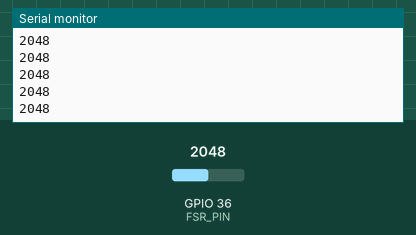
A sketch run on a simulated ESP32. Parts: the last lines printed to the serial monitor. Inputs (shaded band) come from the test bench; at power-on: GPIO 36 (FSR_PIN) = 2048 (analog values on the 0–4095 scale). Nothing arrives over Bluetooth unless stated; a phone connects over Bluetooth LE 3 s after start.

Above: at 1.2 s.
1.3 s: GPIO 36 (FSR_PIN) set to 2866
At 1.32 s:
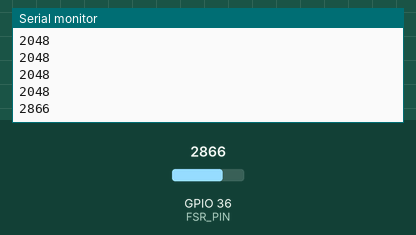
2.8 s: GPIO 36 (FSR_PIN) set to 3603
At 2.82 s:
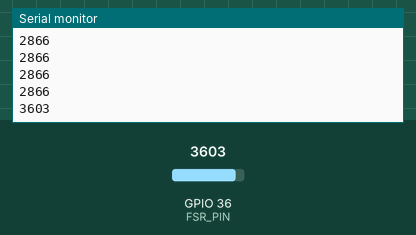
Timing chart, 0 to 5.8 s (numbered marks = the images above; inputs shaded):
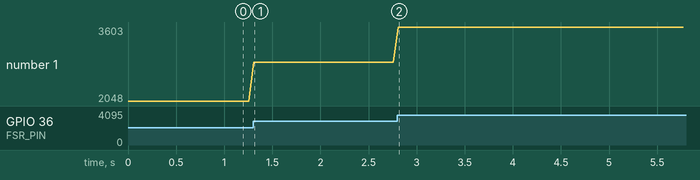

The sketch:

M2M-ESP32.ino
```cpp
#include <Arduino.h>
#include <BLEDevice.h>
#include <BLEServer.h>
#include <BLEUtils.h>
#include <BLE2902.h>

static const int FSR_PIN = 36;

#define SERVICE_UUID   "6e400001-b5a3-f393-e0a9-e50e24dcca9e"
#define CHAR_UUID      "6e400002-b5a3-f393-e0a9-e50e24dcca9e"

BLECharacteristic* fsrChar;
bool deviceConnected = false;

class ServerCallbacks : public BLEServerCallbacks {
  void onConnect(BLEServer* pServer) override { deviceConnected = true; }
  void onDisconnect(BLEServer* pServer) override { deviceConnected = false; }
};

void setup() {
  Serial.begin(9600);

  analogReadResolution(12);

  BLEDevice::init("ESP32-FSR");
  BLEServer* server = BLEDevice::createServer();
  server->setCallbacks(new ServerCallbacks());

  BLEService* service = server->createService(SERVICE_UUID);

  fsrChar = service->createCharacteristic(
    CHAR_UUID,
    BLECharacteristic::PROPERTY_READ |
    BLECharacteristic::PROPERTY_NOTIFY
  );
  fsrChar->addDescriptor(new BLE2902());
  fsrChar->setValue((uint16_t)0);

  service->start();

  BLEAdvertising* adv = BLEDevice::getAdvertising();
  adv->addServiceUUID(SERVICE_UUID);
  adv->setScanResponse(true);
  adv->start();

  Serial.println("BLE ready. Look for ESP32-FSR.");
}

void loop() {
  uint16_t raw = analogRead(FSR_PIN);


  Serial.println(raw);

  if (deviceConnected) {
    uint8_t payload[2] = { (uint8_t)(raw & 0xFF), (uint8_t)(raw >> 8) };
    fsrChar->setValue(payload, 2);
    fsrChar->notify();
  }

  delay(50);
}
```

Measured:
- after the input at 1.3 s, the serial monitor: prints a new line at once (image 1)
- after the input at 2.8 s, the serial monitor: prints a new line at once (image 2)
- plotted number 1: 2048 → 2866 after the input at 1.3 s, 2866 → 3603 after the input at 2.8 s
